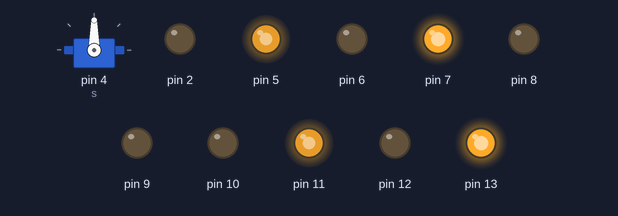
Recording of a sketch running on a simulated Arduino Uno, built with avr-gcc and run on an emulated ATmega328P. On the bench: servo, output pins drawn as LEDs (lit = HIGH).

Above: at 0.1 s.
At 1.3 s:
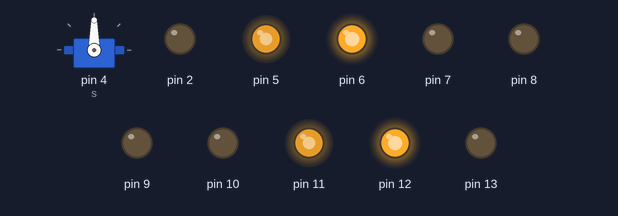
At 3.8 s:
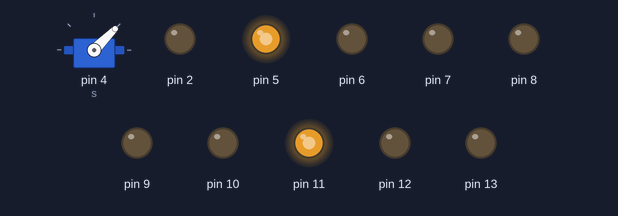
At 5.3 s:
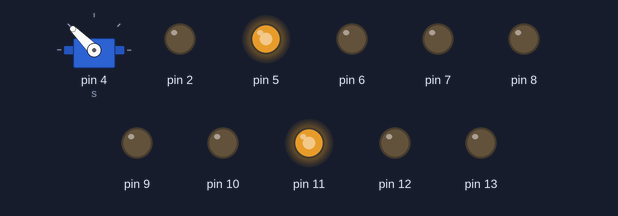
At 7.3 s:
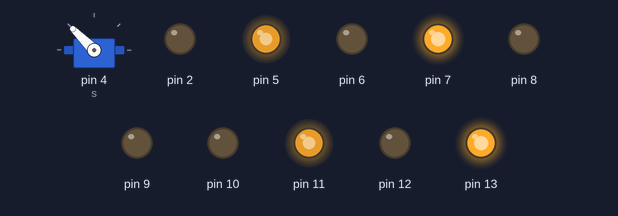
At 17.6 s:
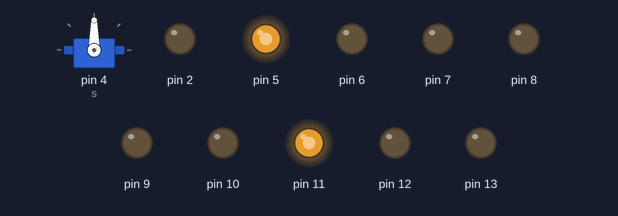
Timing chart, 0 to 19.1 s (numbered marks = the images above):
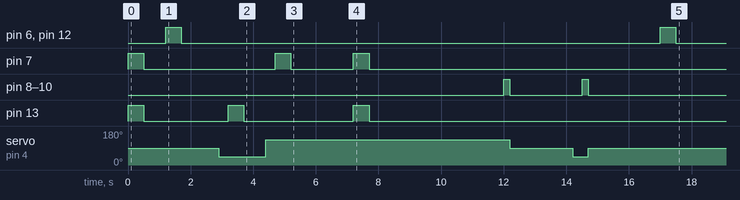

The sketch:

sketch_sep08a.ino
```cpp
#include <Ultrasonic.h>
Ultrasonic u=Ultrasonic(2,3);

#include <Servo.h>
Servo s=Servo();


void setup() {
  // put your setup code here, to run once:


  pinMode(8,OUTPUT);
  pinMode(9,OUTPUT);
  pinMode(10,OUTPUT);

s.attach(4);

pinMode(13,OUTPUT);
pinMode(12,OUTPUT);
pinMode(11,OUTPUT);
analogWrite(11,200);

pinMode(7,OUTPUT);
pinMode(6,OUTPUT);
pinMode(5,OUTPUT);
analogWrite(5,200);


s.write(90);
      digitalWrite(13,HIGH);
      digitalWrite(12,LOW);
      digitalWrite(7,HIGH);
      digitalWrite(6,LOW);
      delay(500);
      digitalWrite(13,LOW);
      digitalWrite(12,LOW);
      digitalWrite(7,LOW);
      digitalWrite(6,LOW);
      delay(700);
      digitalWrite(13,LOW);
    digitalWrite(12,HIGH);
    digitalWrite(7,LOW);
    digitalWrite(6,HIGH);
    delay(500);
    digitalWrite(13,LOW);
    digitalWrite(12,LOW);
    digitalWrite(7,LOW);
    digitalWrite(6,LOW);
    delay(1200);
    s.write(45);
    delay(300);
    digitalWrite(13,HIGH);//TURN RIGHT
      digitalWrite(12,LOW);
      digitalWrite(7,LOW);
      digitalWrite(6,LOW);
      delay(500);
      digitalWrite(13,LOW);
      digitalWrite(12,LOW);
      digitalWrite(7,LOW);
      digitalWrite(6,LOW);
      delay(700);
      s.write(135);
    delay(300);
      digitalWrite(13,LOW);//TURN LEFT
      digitalWrite(12,LOW);
      digitalWrite(7,HIGH);
      digitalWrite(6,LOW);
      delay(500);
      digitalWrite(13,LOW);
      digitalWrite(12,LOW);
      digitalWrite(7,LOW);
      digitalWrite(6,LOW);
      delay(2000);
      digitalWrite(13,HIGH);
      digitalWrite(12,LOW);
      digitalWrite(7,HIGH);
      digitalWrite(6,LOW);
      delay(500);
      digitalWrite(13,LOW);
      digitalWrite(12,LOW);
      digitalWrite(7,LOW);
      digitalWrite(6,LOW);
      delay(4000);
      s.write(135);
      delay(300);
      digitalWrite(8,HIGH);
      digitalWrite(9,HIGH);
      digitalWrite(10,HIGH);
      delay(200);
      digitalWrite(8,LOW);
      digitalWrite(9,LOW);
      digitalWrite(10,LOW);
      s.write(90);
      delay(2000);
      s.write(45);
      delay(300);
      digitalWrite(8,HIGH);
      digitalWrite(9,HIGH);
      digitalWrite(10,HIGH);
      delay(200);
      digitalWrite(8,LOW);
      digitalWrite(9,LOW);
      digitalWrite(10,LOW);
      s.write(90);
      delay(2300);
      digitalWrite(13,LOW);
    digitalWrite(12,HIGH);
    digitalWrite(7,LOW);
    digitalWrite(6,HIGH);
    delay(500);
    digitalWrite(13,LOW);
    digitalWrite(12,LOW);
    digitalWrite(7,LOW);
    digitalWrite(6,LOW);


}
void loop() {
  // put your main code here, to run repeatedly:
int x=Serial.read();
}
```
